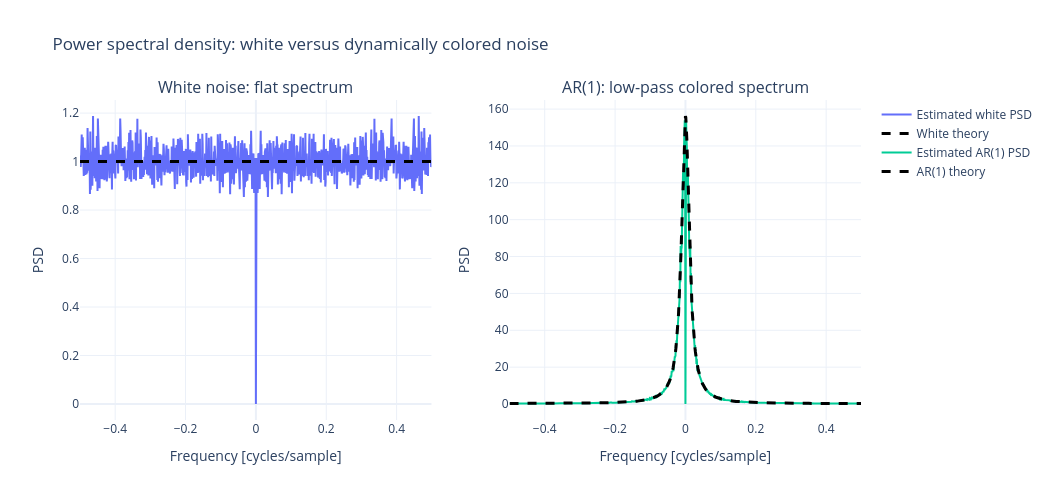

The cell this chart's notebook holds for it:
### Markdown cell above
# 3. Power spectral density

For a zero-mean wide-sense stationary discrete process, the Wiener–Khinchin relation connects autocovariance and power spectral density:

$$S_X(f)=\sum_{r=-\infty}^{\infty}R_X[r]e^{-j2\pi fr},$$

with inverse

$$R_X[r]=\int_{-1/2}^{1/2}S_X(f)e^{j2\pi fr}\,df.
$$

Here $f$ is measured in cycles/sample. In particular,

$$R_X[0]=\operatorname{Var}(X_k)=\int_{-1/2}^{1/2}S_X(f)\,df.
$$

For white noise, $R_W[r]=Q\delta[r]$, so $S_W(f)=Q$ is flat. Passing white noise through dynamics creates colored noise. For the scalar AR(1) system

$$Y_k=aY_{k-1}+W_k,$$

the PSD is

$$S_Y(f)=\frac{Q}{|1-ae^{-j2\pi f}|^2}.
$$

We average periodograms across an ensemble to reduce the high variance of a single periodogram.

### Code cell
def ensemble_periodogram(signals):
    """Two-sided ensemble-averaged periodogram in cycles/sample."""
    signals = np.asarray(signals, dtype=float)
    N = signals.shape[-1]
    centered = signals - signals.mean(axis=-1, keepdims=True)
    spectrum = np.fft.fft(centered, axis=-1)
    psd = np.mean(np.abs(spectrum) ** 2 / N, axis=0)
    frequency = np.fft.fftfreq(N, d=1.0)
    return np.fft.fftshift(frequency), np.fft.fftshift(psd)

n_records = 300
N_psd = 1_024
Q_psd = 1.0
a_ar = 0.92

white_records = np.sqrt(Q_psd) * rng.standard_normal((n_records, N_psd))
colored_records = np.empty_like(white_records)
colored_records[:, 0] = rng.normal(
    0.0, np.sqrt(Q_psd / (1.0 - a_ar ** 2)), size=n_records
)
for k in range(1, N_psd):
    colored_records[:, k] = a_ar * colored_records[:, k - 1] + white_records[:, k]

f_psd, S_white_hat = ensemble_periodogram(white_records)
_, S_colored_hat = ensemble_periodogram(colored_records)
S_white_theory = np.full_like(f_psd, Q_psd)
S_colored_theory = Q_psd / np.abs(1.0 - a_ar * np.exp(-1j * 2.0 * np.pi * f_psd)) ** 2
df = 1.0 / N_psd

print(f'White-noise power from PSD: {np.sum(S_white_hat) * df:.4f}')
print(f'White-noise target variance: {Q_psd:.4f}')
print(f'AR(1) power from PSD:        {np.sum(S_colored_hat) * df:.4f}')
print(f'AR(1) theoretical variance:  {Q_psd / (1-a_ar**2):.4f}')

assert np.isclose(np.sum(S_white_hat) * df, Q_psd, rtol=0.03)
assert np.isclose(np.sum(S_colored_hat) * df, Q_psd / (1-a_ar**2), rtol=0.08)

fig_psd = make_subplots(
    rows=1, cols=2,
    subplot_titles=('White noise: flat spectrum', 'AR(1): low-pass colored spectrum')
)
fig_psd.add_trace(go.Scatter(x=f_psd, y=S_white_hat, mode='lines',
                             name='Estimated white PSD'), row=1, col=1)
fig_psd.add_trace(go.Scatter(x=f_psd, y=S_white_theory, mode='lines',
                             line=dict(color='black', dash='dash', width=3),
                             name='White theory'), row=1, col=1)
fig_psd.add_trace(go.Scatter(x=f_psd, y=S_colored_hat, mode='lines',
                             name='Estimated AR(1) PSD'), row=1, col=2)
fig_psd.add_trace(go.Scatter(x=f_psd, y=S_colored_theory.real, mode='lines',
                             line=dict(color='black', dash='dash', width=3),
                             name='AR(1) theory'), row=1, col=2)
fig_psd.update_xaxes(title_text='Frequency [cycles/sample]')
fig_psd.update_yaxes(title_text='PSD')
fig_psd.update_layout(
    title='Power spectral density: white versus dynamically colored noise',
    template='plotly_white', width=1_050, height=500
)
fig_psd.show()

### Figure 1 — Plotly figure (JSON) as saved in the notebook; plotly's stock layout.template omitted (floating-point values rounded to 4 significant figures; data arrays with more than 128 entries replaced by an {"elided": "..."} marker saying what was removed)
{"data": [{"mode": "lines", "name": "Estimated white PSD", "type": "scatter", "x": {"elided": "1024 float values"}, "xaxis": "x", "y": {"elided": "1024 float values"}, "yaxis": "y"}, {"line": {"color": "black", "dash": "dash", "width": 3}, "mode": "lines", "name": "White theory", "type": "scatter", "x": {"elided": "1024 float values"}, "xaxis": "x", "y": {"elided": "1024 float values"}, "yaxis": "y"}, {"mode": "lines", "name": "Estimated AR(1) PSD", "type": "scatter", "x": {"elided": "1024 float values"}, "xaxis": "x2", "y": {"elided": "1024 float values"}, "yaxis": "y2"}, {"line": {"color": "black", "dash": "dash", "width": 3}, "mode": "lines", "name": "AR(1) theory", "type": "scatter", "x": {"elided": "1024 float values"}, "xaxis": "x2", "y": {"elided": "1024 float values"}, "yaxis": "y2"}], "layout": {"annotations": [{"font": {"size": 16}, "showarrow": false, "text": "White noise: flat spectrum", "x": 0.225, "xanchor": "center", "xref": "paper", "y": 1, "yanchor": "bottom", "yref": "paper"}, {"font": {"size": 16}, "showarrow": false, "text": "AR(1): low-pass colored spectrum", "x": 0.775, "xanchor": "center", "xref": "paper", "y": 1, "yanchor": "bottom", "yref": "paper"}], "height": 500, "title": {"text": "Power spectral density: white versus dynamically colored noise"}, "width": 1050, "xaxis": {"anchor": "y", "domain": [0, 0.45], "title": {"text": "Frequency [cycles/sample]"}}, "xaxis2": {"anchor": "y2", "domain": [0.55, 1], "title": {"text": "Frequency [cycles/sample]"}}, "yaxis": {"anchor": "x", "domain": [0, 1], "title": {"text": "PSD"}}, "yaxis2": {"anchor": "x2", "domain": [0, 1], "title": {"text": "PSD"}}}}
